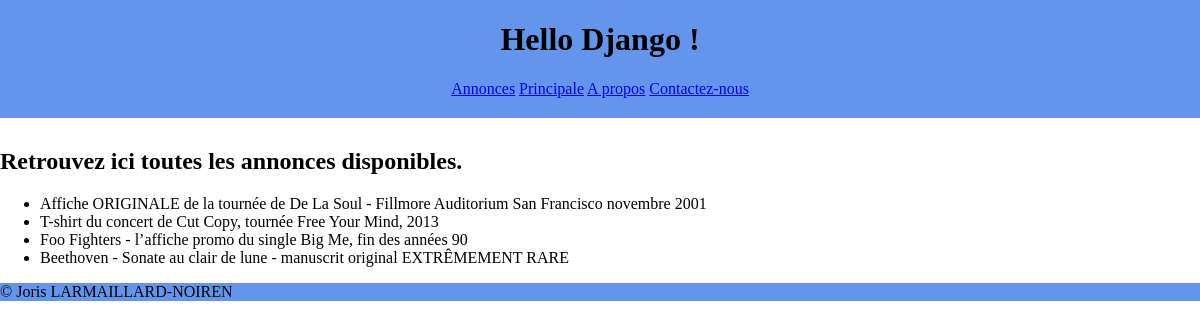
/ads/, run on the app's committed database.
### listings/models.py (models this page shows)
class Announcement(models.Model):
    class Type(models.TextChoices):
        RECORDS = 'RE'
        CLOTHING = 'CL'
        POSTERS = 'PO'
        MISCELLANEOUS = 'MI'
    title = models.fields.CharField(max_length=100)
    description = models.fields.CharField(max_length=300)
    sold = models.fields.BooleanField(default=False)
    year = models.fields.IntegerField(
        validators=[MinValueValidator(1900), MaxValueValidator(2024)]
    )
    type = models.fields.CharField(choices=Type.choices, max_length=5)

### listings/views.py (the view)
# urls.py: path("ads/", views.ads),
def ads(request):
    announcements = Announcement.objects.all()
    return render(request, 'listings/ads.html',
                  {'announcements': announcements})

### listings/templates/listings/ads.html
{% extends 'listings/base.html' %}
{% block content %}
    <h2>Retrouvez ici toutes les annonces disponibles.</h2>
    <ul>
        {% for announcement in announcements %}
            <li>{{ announcement.title }}</li>
        {% endfor %}
    </ul>
{% endblock %}

### listings/static/listings/style.css (style rules this page uses)
body { font-family: Futura; margin: 0; }

### data on the page
Announcement: title "Affiche ORIGINALE de la tournée de De La Soul - Fillmore Auditorium San Francisco novembre 2001"
Announcement: title "T-shirt du concert de Cut Copy, tournée Free Your Mind, 2013"
Announcement: title "Foo Fighters - l’affiche promo du single Big Me, fin des années 90"
Announcement: title "Beethoven - Sonate au clair de lune - manuscrit original EXTRÊMEMENT RARE"
